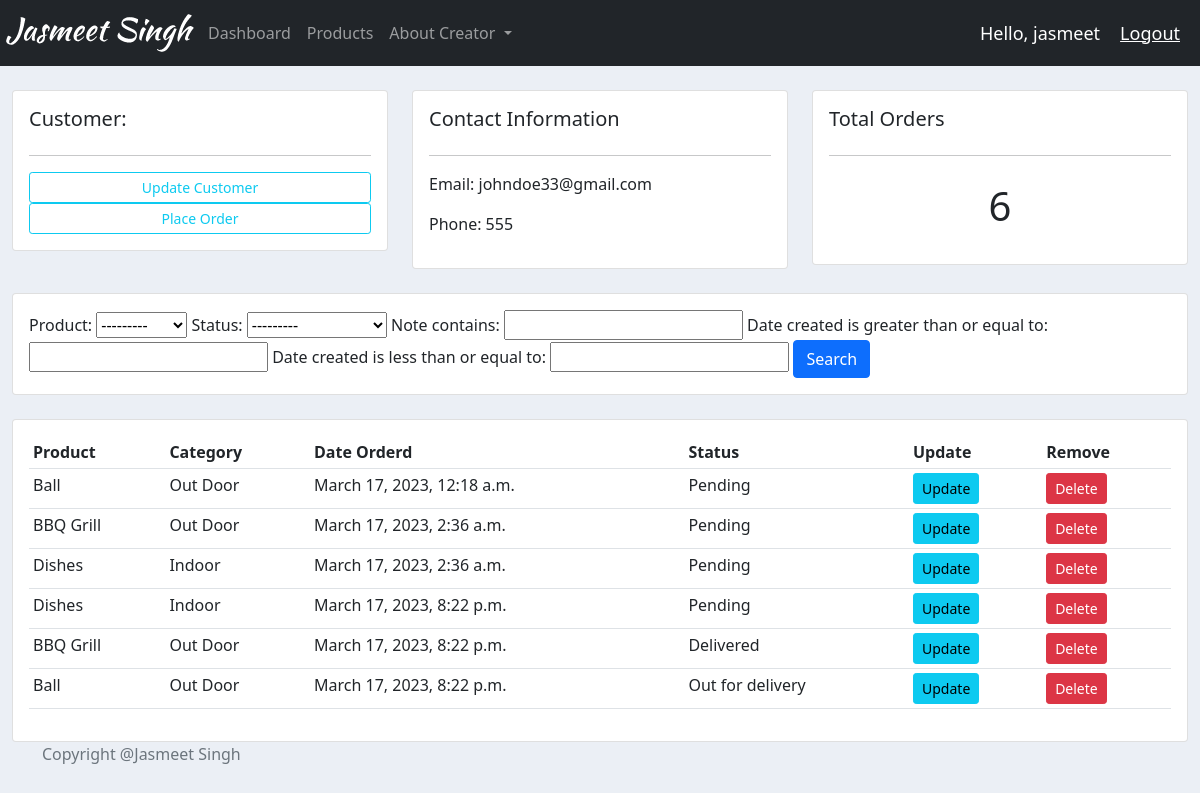
The app's page /customer/1/ (signed in) with its own data.
### accounts/models.py (models this page shows, shortened)
class Customer(models.Model):
    user = models.OneToOneField(User, null=True, blank=True, on_delete=models.CASCADE)
    name = models.CharField(max_length=200, null=True)
    phone = models.CharField(max_length=200, null=True)
    email = models.CharField(max_length=200, null=True)
    profile_pic = models.ImageField(default='default_profile.jpeg', null=True, blank=True)
    date_created = models.DateTimeField(auto_now_add=True, null=True)

class Order(models.Model):
    STATUS = (
        ('Pending', 'Pending'),
        ('Out for delivery', 'Out for delivery'),
        ('Delivered', 'Delivered'),
    )
    customer = models.ForeignKey(Customer, null=True, on_delete=models.SET_NULL)
    product = models.ForeignKey(Product, null=True, on_delete=models.SET_NULL)
    date_created = models.DateTimeField(auto_now_add=True, null=True)
    status = models.CharField(max_length=200, null=True, choices=STATUS)
    note = models.CharField(max_length=1000, null=True)

class Product(models.Model):
    CATEGORY = (
        ('Indoor', 'Indoor'),
        ('Out Door', 'Out Door'),
    )
    name = models.CharField(max_length=200, null=True)
    price = models.FloatField(null=True)
    category = models.CharField(max_length=200, null=True, choices=CATEGORY)
    description = models.CharField(max_length=200, null=True, blank=True)
    date_created = models.DateTimeField(auto_now_add=True, null=True)
    tags = models.ManyToManyField(Tag)
    def __str__(self) -> str:
        return self.name

### accounts/decorators.py (the view)
        def wrapper_func(request, *args, **kwargs):
            group = None
            if request.user.groups.exists():
                group = request.user.groups.all()[0].name
            if group in allowed_roles:
                return view_func(request, *args, **kwargs)
            else:
                return HttpResponse('You are not authorized to view this page')

### accounts/views.py (called while the page is built)
@login_required(login_url='login')
@allowed_users(allowed_roles=['admin'])
def customer(request, pk_test):
    customer = Customer.objects.get(id=pk_test)
    orders = customer.order_set.all()
    order_count = orders.count()
    myFilter = OrderFilter(request.GET, queryset=orders)
    orders = myFilter.qs
    context = {'customer':customer, 'orders':orders, 'order_count':order_count,
               'myFilter':myFilter}
    return render(request, 'accounts/customer.html', context)

### accounts/templates/accounts/customer.html
{% extends 'accounts/main.html' %}
{% block content %}
<br>
<div class="row">
	<div class="col-md">
		<div class="card card-body">
			<h5>Customer: </h5>
			<hr>
			<a class="btn btn-outline-info  btn-sm btn-block" href="">Update Customer</a>
			<a class="btn btn-outline-info  btn-sm btn-block" href="{% url 'create_order' customer.id %}">Place Order</a>
		</div>
	</div>
	<div class="col-md">
		<div class="card card-body">
			<h5>Contact Information</h5>
			<hr>
			<p>Email: {{customer.email}}</p>
			<p>Phone: {{customer.phone}}</p>
		</div>
	</div>
	<div class="col-md">
		<div class="card card-body">
			<h5>Total Orders</h5>
			<hr>
			<h1 style="text-align: center;padding: 10px">{{order_count}}</h1>
		</div>
	</div>
</div>
<br>
<div class="row">
	<div class="col">
		<div class="card card-body">
			<form method="get">
		    {{myFilter.form}}
		    <button class="btn btn-primary" type="submit">Search</button>
		  </form>
		</div>
	</div>
</div>
<br>
<div class="row">
	<div class="col-md">
		<div class="card card-body">
			<table class="table table-sm">
				<tr>
					<th>Product</th>
					<th>Category</th>
					<th>Date Orderd</th>
					<th>Status</th>
					<th>Update</th>
					<th>Remove</th>
				</tr>
				{% for order in orders %}
					<tr>
						<td>{{order.product}}</td>
						<td>{{order.product.category}}</td>
						<td>{{order.date_created}}</td>
						<td>{{order.status}}</td>
						<td><a class="btn btn-sm btn-info" href="{% url 'update_order' order.id %}">Update</a></td>
						<td><a class="btn btn-sm btn-danger" href="{% url 'delete_order' order.id %}">Delete</a></td>
					</tr>
					{% endfor %}
			</table>
		</div>
	</div>
</div>
{% endblock %}

### accounts/templates/accounts/navbar.html (shortened to what this page needs)
{% load static %}
<nav class="navbar navbar-expand-lg navbar-dark bg-dark">
    <a href="https://www.youtube.com/watch?v=dQw4w9WgXcQ"><img src="{% static 'accounts/images/logo.png' %}"></a>
    <div class="collapse navbar-collapse" id="navbarNavDropdown">
      <ul class="navbar-nav">
        {% if request.user.is_staff %}
        <li class="nav-item active">
          <a class="nav-link" href="{% url 'home' %}">Dashboard</a>
        </li>
        <li class="nav-item">
          <a class="nav-link" href="{% url 'products' %}">Products</a>
        </li>
        {% else %}
        <li class="nav-item">
          <a class="nav-link" href="{% url 'account' %}">Settings</a>
        </li>
        {% endif %}
        <li class="nav-item dropdown">
          <a class="nav-link dropdown-toggle" href="#" id="navbarDropdownMenuLink" data-toggle="dropdown" aria-haspopup="true" aria-expanded="false">
            About Creator
          </a>
        </li>
      </ul>
    </div>
    <span class="hello-msg">Hello, {{request.user}}</span>
    <span ><a class="hello-msg" href="{% url 'logout' %}">Logout</a></span>
  </nav>

### accounts/static/css/main.css (style rules this page uses)
body { background-color: #ebeff5; }

### accounts/templates/accounts/navbar.html (style rules this page uses)
.hello-msg { font-size: 18px; color: #fff; margin-right: 20px; }

### records on screen
Customer: email "johndoe33@gmail.com", phone "555"
Order: product "Ball", product.category "Out Door", date_created "March 17, 2023, 12:18 a.m.", status "Pending"
Order: product "BBQ Grill", product.category "Out Door", date_created "March 17, 2023, 2:36 a.m.", status "Pending"
Order: product "Dishes", product.category "Indoor", date_created "March 17, 2023, 2:36 a.m.", status "Pending"
Order: product "Dishes", product.category "Indoor", date_created "March 17, 2023, 8:22 p.m.", status "Pending"
Order: product "BBQ Grill", product.category "Out Door", date_created "March 17, 2023, 8:22 p.m.", status "Delivered"
Order: product "Ball", product.category "Out Door", date_created "March 17, 2023, 8:22 p.m.", status "Out for delivery"

### other values on screen
{{ request.user }} "jasmeet"
{{ order_count }} "6"
